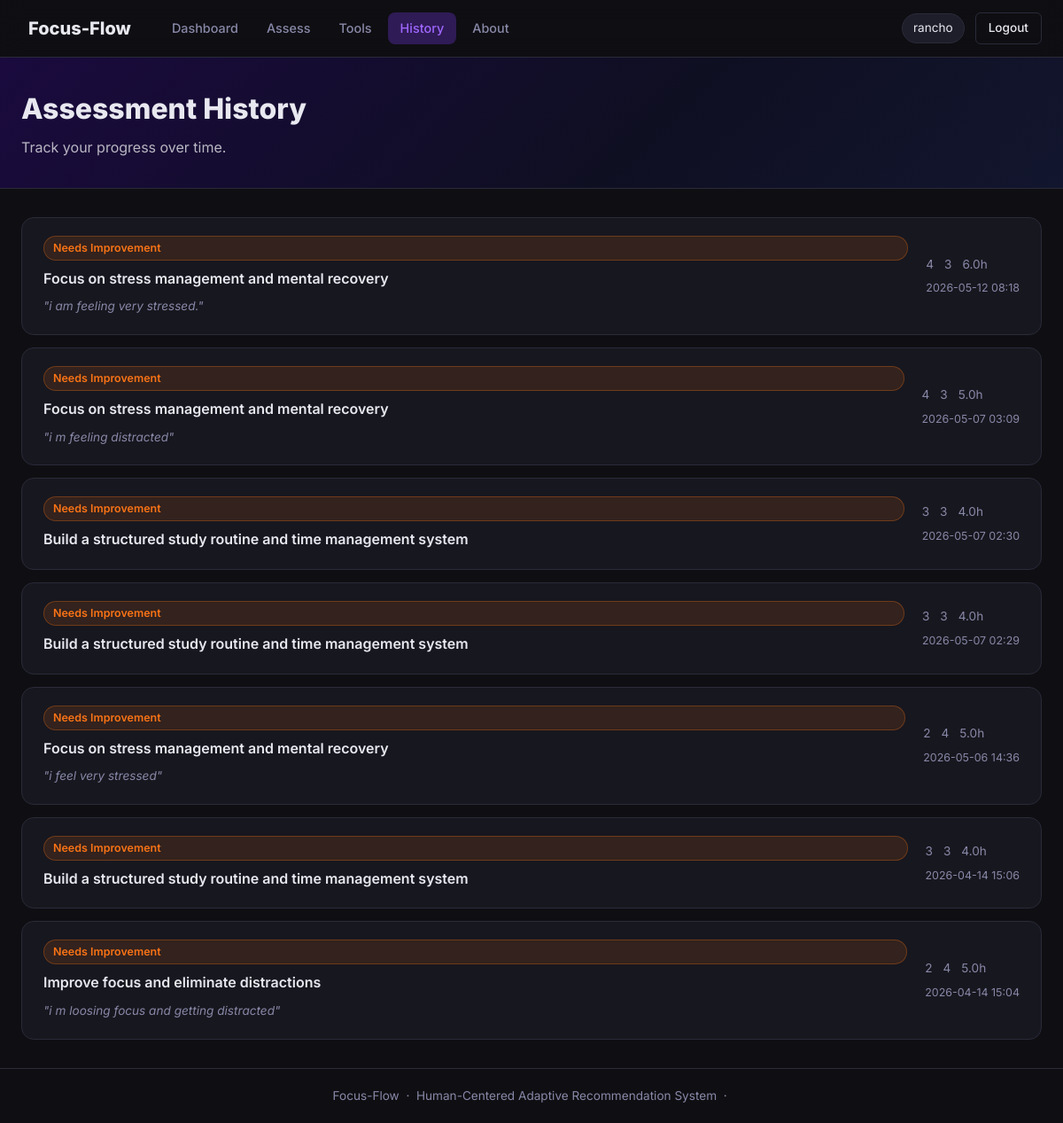
Screenshot of /history (signed in) with the database file from the repository.
### tables this page shows
CREATE TABLE assessments (
            id INTEGER PRIMARY KEY AUTOINCREMENT,
            user_id INTEGER NOT NULL,
            stress_level INTEGER,
            focus_loss INTEGER,
            addiction_score INTEGER,
            interest_score INTEGER,
            screen_time REAL,
            problem_text TEXT,
            prediction TEXT,
            recommendation TEXT,
            plan TEXT,
            sentiment REAL,
            keywords TEXT,
            created_at TEXT DEFAULT CURRENT_TIMESTAMP
        );

### app.py (the view)
@app.route("/history")
def history():
    if "user_id" not in session:
        return redirect(url_for("login"))
    with get_db() as db:
        assessments = db.execute(
            "SELECT * FROM assessments WHERE user_id=? ORDER BY created_at DESC",
            (session["user_id"],)).fetchall()
    return render_template("history.html", assessments=assessments)

### app.py (called while the page is built)
def get_db():
    conn = sqlite3.connect(DB)
    conn.row_factory = sqlite3.Row
    return conn

### templates/history.html (shortened to what this page needs)
{% extends "base.html" %}
{% block content %}
<div class="page-hero small">
  <div class="hero-inner">
    <div>
      <h1> Assessment History</h1>
      <p>Track your progress over time.</p>
    </div>
  </div>
</div>
<div class="container">
  {% if assessments %}
  <div class="history-list">
    {% for a in assessments %}
    <div class="history-card">
      <div class="hc-left">
        <span class="badge {% if a['prediction']=='Good Performance' %}badge-green{% else %}badge-orange{% endif %}">
          {% if a['prediction']=='Good Performance' %}{% else %}{% endif %} {{ a['prediction'] }}
        </span>
        <div class="hc-rec">{{ a['recommendation'] }}</div>
        {% if a['problem_text'] %}
        <div class="hc-problem">"{{ a['problem_text'][:80] }}{% if a['problem_text']|length > 80 %}…{% endif %}"</div>
        {% endif %}
      </div>
      <div class="hc-right">
        <div class="hc-stats">
          <span title="Stress"> {{ a['stress_level'] }}</span>
          <span title="Focus"> {{ a['focus_loss'] }}</span>
          <span title="Screen Time"> {{ a['screen_time'] }}h</span>
        </div>
        <div class="hc-date">{{ a['created_at'][:16] }}</div>
      </div>
    </div>
    {% endfor %}
  </div>
  {% endif %}
</div>
{% endblock %}

### static/css/style.css (style rules this page uses)
*, *::before, *::after { box-sizing: border-box; margin: 0; padding: 0; }
:root { --bg: #0f0f13; --surface: #17171f; --surface-2: #1e1e2a; --surface-3: #252535; --border: #2a2a3a; --text: #e8e8f0; --text-muted: #8888a8; --accent: #7c3aed; --accent-light: #9f67ff; --accent-glow: rgba(124,58,237,0.3); --green: #10b981; --green-bg: rgba(16,185,129,0.12); --orange: #f97316; --orange-bg: rgba(249,115,22,0.12); --red: #ef4444; --yellow: #f59e0b; --blue: #3b82f6; --radius: 14px; --radius-sm: 8px; --shadow: 0 4px 24px rgba(0,0,0,0.4); }
html { scroll-behavior: smooth; }
body { font-family: 'Inter', sans-serif; background: var(--bg); color: var(--text); min-height: 100vh; display: flex; flex-direction: column; line-height: 1.6; }
.container { max-width: 1200px; margin: 0 auto; padding: 32px 24px; }
.page-hero { background: linear-gradient(135deg, #1a0a3e 0%, #0f0f22 60%, #12162e 100%); border-bottom: 1px solid var(--border); padding: 48px 24px; }
.page-hero.small { padding: 32px 24px; }
.hero-inner { max-width: 1200px; margin: 0 auto; display: flex; align-items: center; justify-content: space-between; gap: 24px; }
.page-hero h1 { font-size: 2rem; font-weight: 800; margin-bottom: 6px; }
.page-hero p { color: rgba(255,255,255,0.7); }
.badge { padding: 3px 10px; border-radius: 20px; font-size: 0.78rem; font-weight: 600; white-space: nowrap; flex-shrink: 0; }
.badge-orange { background: var(--orange-bg); color: var(--orange); border: 1px solid rgba(249,115,22,0.3); }
.history-list { display: flex; flex-direction: column; gap: 14px; }
.history-card { background: var(--surface); border: 1px solid var(--border); border-radius: var(--radius); padding: 20px 24px; display: flex; align-items: center; justify-content: space-between; gap: 20px; }
.hc-left { display: flex; flex-direction: column; gap: 8px; flex: 1; }
.hc-rec { font-weight: 600; }
.hc-problem { font-size: 0.85rem; color: var(--text-muted); font-style: italic; }
.hc-right { text-align: right; flex-shrink: 0; }
.hc-stats { display: flex; gap: 12px; font-size: 0.85rem; color: var(--text-muted); margin-bottom: 6px; }
.hc-date { font-size: 0.78rem; color: var(--text-muted); }

### rows the page displays
assessments: prediction "Needs Improvement", recommendation "Focus on stress management and mental recovery", problem_text "i am feeling very stressed.", stress_level "4", focus_loss "3", screen_time "6.0", created_at "2026-05-12 08:18"
assessments: prediction "Needs Improvement", recommendation "Focus on stress management and mental recovery", problem_text "i m feeling distracted", stress_level "4", focus_loss "3", screen_time "5.0", created_at "2026-05-07 03:09"
assessments: prediction "Needs Improvement", recommendation "Build a structured study routine and time management system", stress_level "3", focus_loss "3", screen_time "4.0", created_at "2026-05-07 02:30"
assessments: prediction "Needs Improvement", recommendation "Build a structured study routine and time management system", stress_level "3", focus_loss "3", screen_time "4.0", created_at "2026-05-07 02:29"
assessments: prediction "Needs Improvement", recommendation "Focus on stress management and mental recovery", problem_text "i feel very stressed", stress_level "2", focus_loss "4", screen_time "5.0", created_at "2026-05-06 14:36"
assessments: prediction "Needs Improvement", recommendation "Build a structured study routine and time management system", stress_level "3", focus_loss "3", screen_time "4.0", created_at "2026-04-14 15:06"
assessments: prediction "Needs Improvement", recommendation "Improve focus and eliminate distractions", problem_text "i m loosing focus and getting distracted", stress_level "2", focus_loss "4", screen_time "5.0", created_at "2026-04-14 15:04"

### other values shown
{{ session['username'] }} "rancho"
